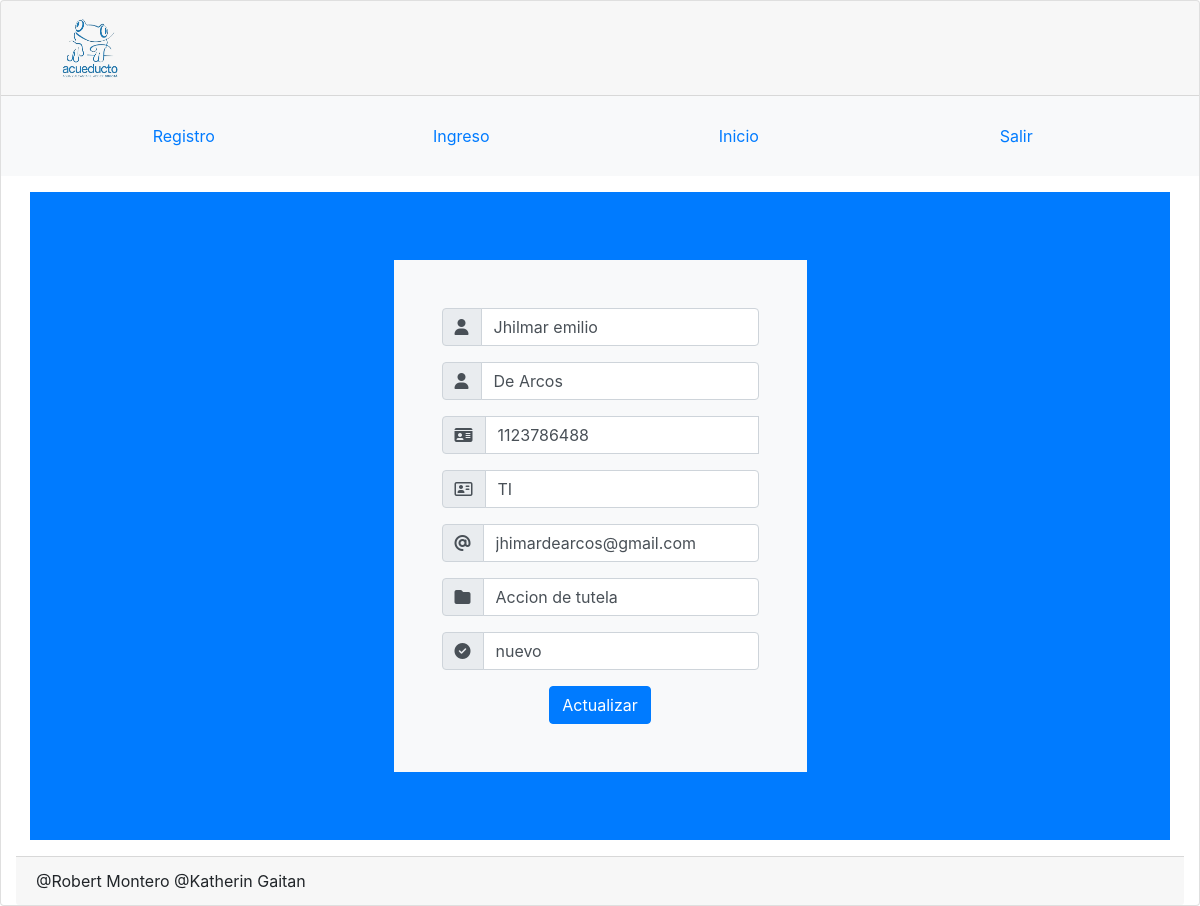
Page /administrador/index.php?pagina=editar&id=3 (signed in) on the committed database.
### tables this page shows
CREATE TABLE `denuncias` (
  `id` int(11) NOT NULL,
  `nombres` text NOT NULL,
  `apellidos` text NOT NULL,
  `num_ident` int(20) NOT NULL,
  `tipo_ident` text NOT NULL,
  `ciudad` text NOT NULL,
  `direccion` text NOT NULL,
  `email` text NOT NULL,
  `celular` bigint(12) NOT NULL,
  `descripcion` text NOT NULL,
  `documento` text NOT NULL,
  `estado` text NOT NULL,
  `fecha` timestamp NOT NULL DEFAULT current_timestamp() ON UPDATE current_timestamp()
);

### administrador/controladmin/Vista.php (called while the page is built)
<?php
class Vista{
  public function index(){
    include "servicios/plantilla.php";
  }
}
?>

### administrador/index.php (called while the page is built)
<?php
require_once "controladmin/Controlador.php";
require_once "controladmin/Vista.php";
require_once "repositorios/Modelo.php";
$plantilla = new Vista();
$plantilla -> index();

### administrador/controladmin/Controlador.php (called while the page is built, shortened)
<?php
require_once("repositorios/Modelo.php");
class Controlador{
	static public function seleccionar($punto, $solo){
		$tabla = "denuncias";
		$respuesta = Modelo::seleccionarRegistros($tabla, $punto, $solo);
		return $respuesta;
	}
}

### administrador/repositorios/Conexion.php (called while the page is built)
<?php
class Conexion{
	static public function conectar(){
		$enlace = new PDO("mysql:host=localhost;dbname=acueducto",
			            "root",
			            "");
		$enlace->exec("set names utf8");
		return $enlace;
	}
}

### administrador/repositorios/Modelo.php (called while the page is built, shortened)
<?php
require_once "Conexion.php";
class Modelo{
	static public function seleccionarRegistros($tabla, $punto, $solo){
		if($punto == null && $solo == null){
			$stmt = Conexion::conectar()->prepare("SELECT *,DATE_FORMAT(fecha, '%d/%m/%Y') AS fecha FROM $tabla ORDER BY id DESC");
			$stmt->execute();
			return $stmt -> fetchAll();
		}else{
			$stmt = Conexion::conectar()->prepare("SELECT *,DATE_FORMAT(fecha, '%d/%m/%Y') AS fecha FROM $tabla WHERE $punto = :$punto ORDER BY id DESC");
			$stmt->bindParam(":".$punto, $solo, PDO::PARAM_STR);
			$stmt->execute();
			return $stmt -> fetch();
		}
	}
}

### administrador/servicios/paginas/editar.php (the view, shortened to what this page needs)
<?php
if(isset($_GET["id"])){
	$punto = "id";
	$solo = $_GET["id"];
	$denuncia = Controlador::seleccionar($punto, $solo);
}
?>
<div class="d-flex justify-content-center text-center">
	<form class="p-5 bg-light" method="post">
		<div class="form-group">
			<div class="input-group">
				<div class="input-group-prepend">
					<span class="input-group-text">
						<i class="fas fa-user"></i>
					</span>
				</div>
				<input type="text" class="form-control" value="<?php echo $denuncia["nombres"]; ?>" placeholder="Escriba su nombre" id="nombres" name="actualizarNombre">
			</div>
		</div>
		<div class="form-group">
			<div class="input-group">
				<div class="input-group-prepend">
					<span class="input-group-text">
						<i class="fas fa-user"></i>
					</span>
				</div>
				<input type="apellidos" class="form-control" value="<?php echo $denuncia["apellidos"]; ?>" placeholder="Escriba sus apellidos" id="apellidos" name="actualizarApellido">
			</div>
		</div>
		<div class="form-group">
			<div class="input-group">
				<div class="input-group-prepend">
					<span class="input-group-text">
						<i class="fas fa-id-card"></i>
					</span>
				</div>
				<input type="text" class="form-control" value="<?php echo $denuncia["num_ident"]; ?>" placeholder="Escriba cedula" id="pwd" name="actualizarCedula">
			</div>
		</div>
		<div class="form-group">
			<div class="input-group">
				<div class="input-group-prepend">
					<span class="input-group-text">
						<i class="far fa-address-card"></i>
					</span>
				</div>
				<input type="tipo_ident" class="form-control" value="<?php echo $denuncia["tipo_ident"]; ?>" placeholder="Tipo de identificacion" id="tipo_ident" name="actualizarTipo">
			</div>
		</div>
		<div class="form-group">
			<div class="input-group">
				<div class="input-group-prepend">
					<span class="input-group-text">
						<i class="fas fa-at"></i>
					</span>
				</div>
				<input type="text" class="form-control" value="<?php echo $denuncia["email"]; ?>" placeholder="Escriba su email" id="email" name="actualizarEmail">
			</div>
		</div>
		<div class="form-group">
			<div class="input-group">
				<div class="input-group-prepend">
					<span class="input-group-text">
						<i class="fas fa-folder"></i>
					</span>
				</div>
				<input type="text" class="form-control" value="<?php echo $denuncia["documento"]; ?>" placeholder=" Escriba descripcion" id="documento" name="actualizarDocumento">
			</div>
		</div>
		<div class="form-group">
			<div class="input-group">
				<div class="input-group-prepend">
					<span class="input-group-text">
						<i class="fas fa-check-circle"></i>
					</span>
				</div>
				<input type="text" class="form-control" value="<?php echo $denuncia["estado"]; ?>" placeholder=" Escriba descripcion" id="documento" name="actualizarEstado">
			</div>
		</div>
		<button type="submit" class="btn btn-primary">Actualizar</button>
	</form>
</div>

### rows in the picture
denuncias: actualizarNombre "Jhilmar emilio", actualizarApellido "De Arcos", actualizarCedula "1123786488", actualizarTipo "TI", actualizarEmail "jhimardearcos@gmail.com", actualizarDocumento "Accion de tutela", actualizarEstado "nuevo"
